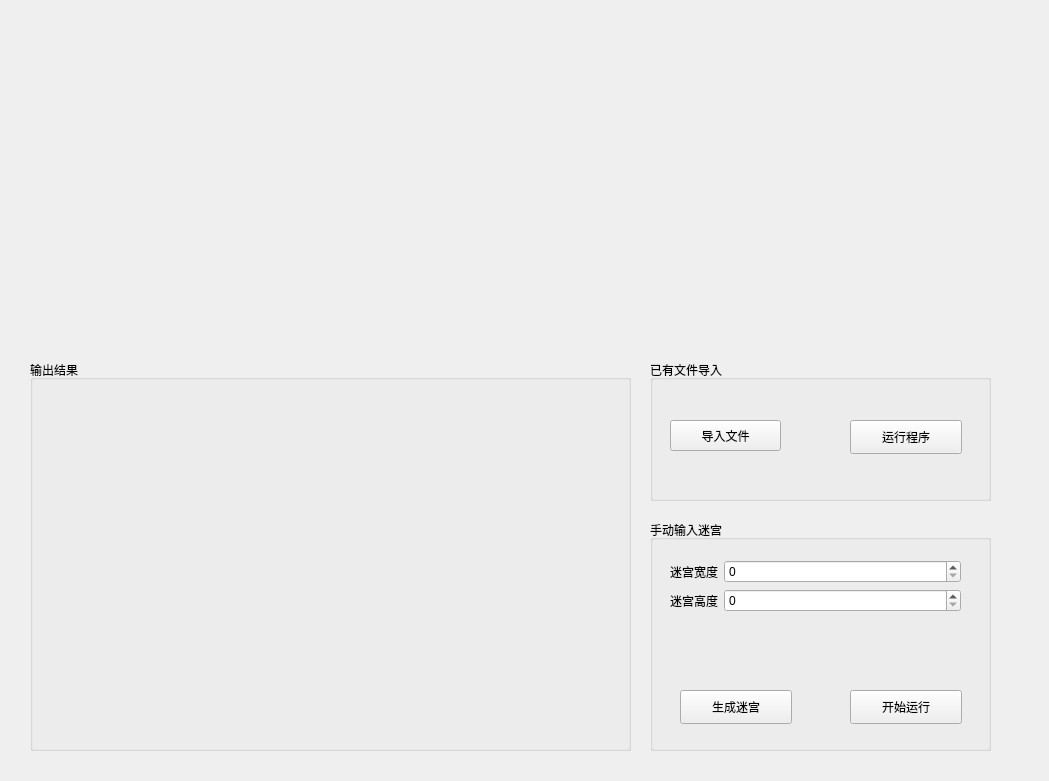
<?xml version="1.0" encoding="UTF-8"?>
<ui version="4.0">
 <class>MainWindow</class>
 <widget class="QMainWindow" name="MainWindow">
  <property name="geometry">
   <rect>
    <x>0</x>
    <y>0</y>
    <width>1049</width>
    <height>781</height>
   </rect>
  </property>
  <property name="windowTitle">
   <string>MainWindow</string>
  </property>
  <widget class="QWidget" name="centralwidget">
   <widget class="QGroupBox" name="groupBox">
    <property name="geometry">
     <rect>
      <x>650</x>
      <y>360</y>
      <width>341</width>
      <height>141</height>
     </rect>
    </property>
    <property name="title">
     <string>已有文件导入</string>
    </property>
    <widget class="QPushButton" name="pushButton">
     <property name="geometry">
      <rect>
       <x>20</x>
       <y>60</y>
       <width>111</width>
       <height>31</height>
      </rect>
     </property>
     <property name="text">
      <string>导入文件</string>
     </property>
    </widget>
    <widget class="QPushButton" name="pushButton_2">
     <property name="geometry">
      <rect>
       <x>200</x>
       <y>60</y>
       <width>112</width>
       <height>34</height>
      </rect>
     </property>
     <property name="text">
      <string>运行程序</string>
     </property>
    </widget>
   </widget>
   <widget class="QGroupBox" name="groupBox_2">
    <property name="geometry">
     <rect>
      <x>650</x>
      <y>520</y>
      <width>341</width>
      <height>231</height>
     </rect>
    </property>
    <property name="title">
     <string>手动输入迷宫</string>
    </property>
    <widget class="QPushButton" name="pushButton_3">
     <property name="geometry">
      <rect>
       <x>30</x>
       <y>170</y>
       <width>112</width>
       <height>34</height>
      </rect>
     </property>
     <property name="text">
      <string>生成迷宫</string>
     </property>
    </widget>
    <widget class="QPushButton" name="pushButton_4">
     <property name="geometry">
      <rect>
       <x>200</x>
       <y>170</y>
       <width>112</width>
       <height>34</height>
      </rect>
     </property>
     <property name="text">
      <string>开始运行</string>
     </property>
    </widget>
    <widget class="QWidget" name="formLayoutWidget">
     <property name="geometry">
      <rect>
       <x>20</x>
       <y>40</y>
       <width>291</width>
       <height>104</height>
      </rect>
     </property>
     <layout class="QFormLayout" name="formLayout_2">
      <item row="0" column="0">
       <widget class="QLabel" name="label_2">
        <property name="text">
         <string>迷宫宽度</string>
        </property>
       </widget>
      </item>
      <item row="0" column="1">
       <widget class="QSpinBox" name="spinBox"/>
      </item>
      <item row="1" column="0">
       <widget class="QLabel" name="label_3">
        <property name="text">
         <string>迷宫高度</string>
        </property>
       </widget>
      </item>
      <item row="1" column="1">
       <widget class="QSpinBox" name="spinBox_2"/>
      </item>
     </layout>
    </widget>
   </widget>
   <widget class="QGroupBox" name="groupBox_3">
    <property name="geometry">
     <rect>
      <x>30</x>
      <y>360</y>
      <width>601</width>
      <height>391</height>
     </rect>
    </property>
    <property name="title">
     <string>输出结果</string>
    </property>
    <widget class="QWidget" name="verticalLayoutWidget">
     <property name="geometry">
      <rect>
       <x>10</x>
       <y>20</y>
       <width>581</width>
       <height>361</height>
      </rect>
     </property>
     <layout class="QVBoxLayout" name="verticalLayout_3"/>
    </widget>
   </widget>
  </widget>
 </widget>
 <resources/>
 <connections>
  <connection>
   <sender>pushButton</sender>
   <signal>clicked()</signal>
   <receiver>MainWindow</receiver>
   <slot>on_pushButton_3_clicked()</slot>
   <hints>
    <hint type="sourcelabel">
     <x>731</x>
     <y>436</y>
    </hint>
    <hint type="destinationlabel">
     <x>1018</x>
     <y>355</y>
    </hint>
   </hints>
  </connection>
  <connection>
   <sender>pushButton_2</sender>
   <signal>clicked()</signal>
   <receiver>MainWindow</receiver>
   <slot>on_pushButton_2_clicked()</slot>
   <hints>
    <hint type="sourcelabel">
     <x>908</x>
     <y>439</y>
    </hint>
    <hint type="destinationlabel">
     <x>1013</x>
     <y>421</y>
    </hint>
   </hints>
  </connection>
  <connection>
   <sender>pushButton_4</sender>
   <signal>clicked()</signal>
   <receiver>MainWindow</receiver>
   <slot>on_pushButton_4_clicked()</slot>
   <hints>
    <hint type="sourcelabel">
     <x>892</x>
     <y>709</y>
    </hint>
    <hint type="destinationlabel">
     <x>1019</x>
     <y>703</y>
    </hint>
   </hints>
  </connection>
  <connection>
   <sender>pushButton_3</sender>
   <signal>clicked()</signal>
   <receiver>MainWindow</receiver>
   <slot>on_pushButton_clicked()</slot>
   <hints>
    <hint type="sourcelabel">
     <x>747</x>
     <y>705</y>
    </hint>
    <hint type="destinationlabel">
     <x>1013</x>
     <y>653</y>
    </hint>
   </hints>
  </connection>
 </connections>
 <slots>
  <slot>on_pushButton_3_clicked()</slot>
  <slot>on_pushButton_2_clicked()</slot>
  <slot>on_pushButton_clicked()</slot>
  <slot>on_pushButton_4_clicked()</slot>
 </slots>
</ui>
